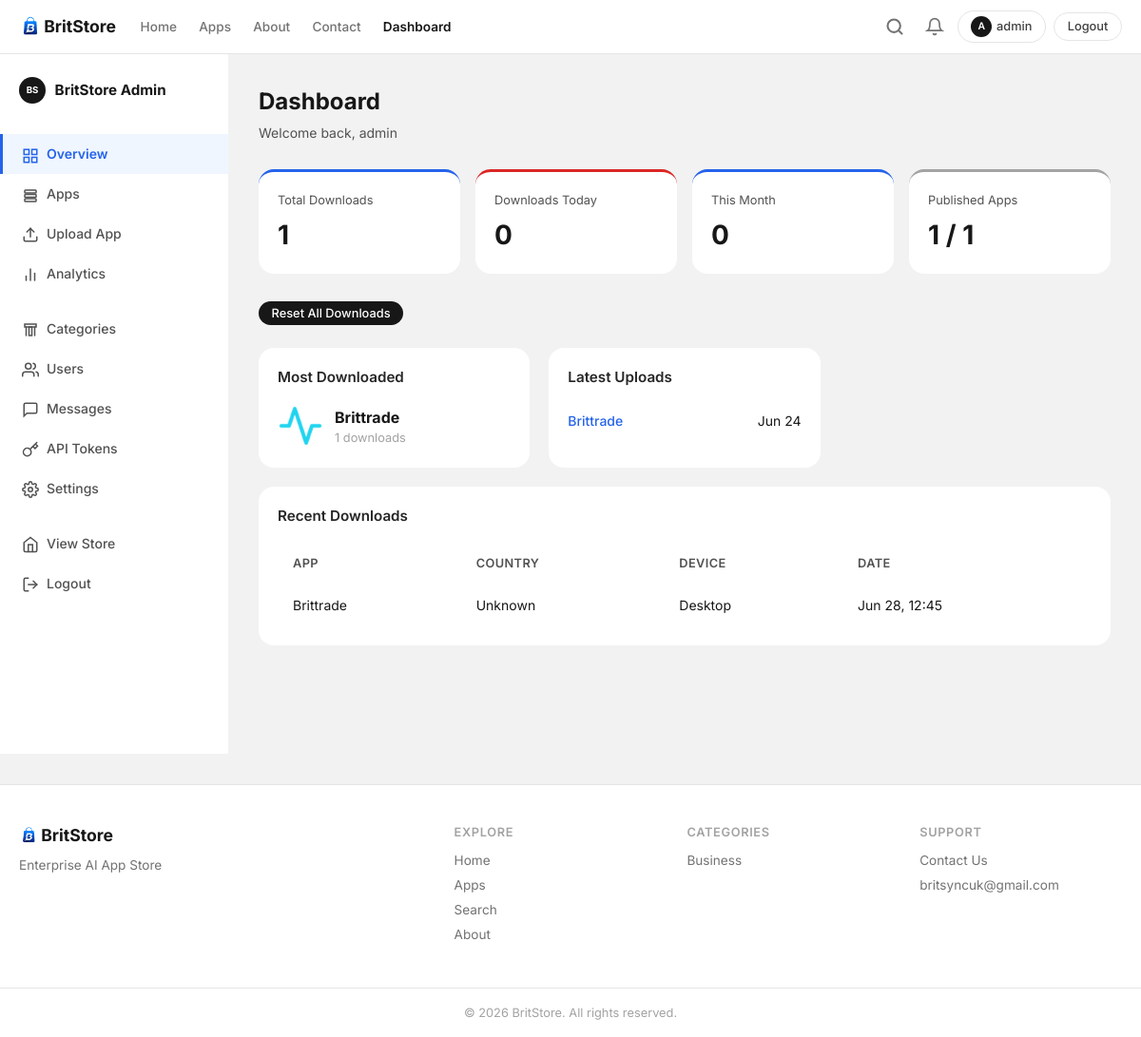
/dashboard/ (signed in), run on an earlier commit of the app's database.
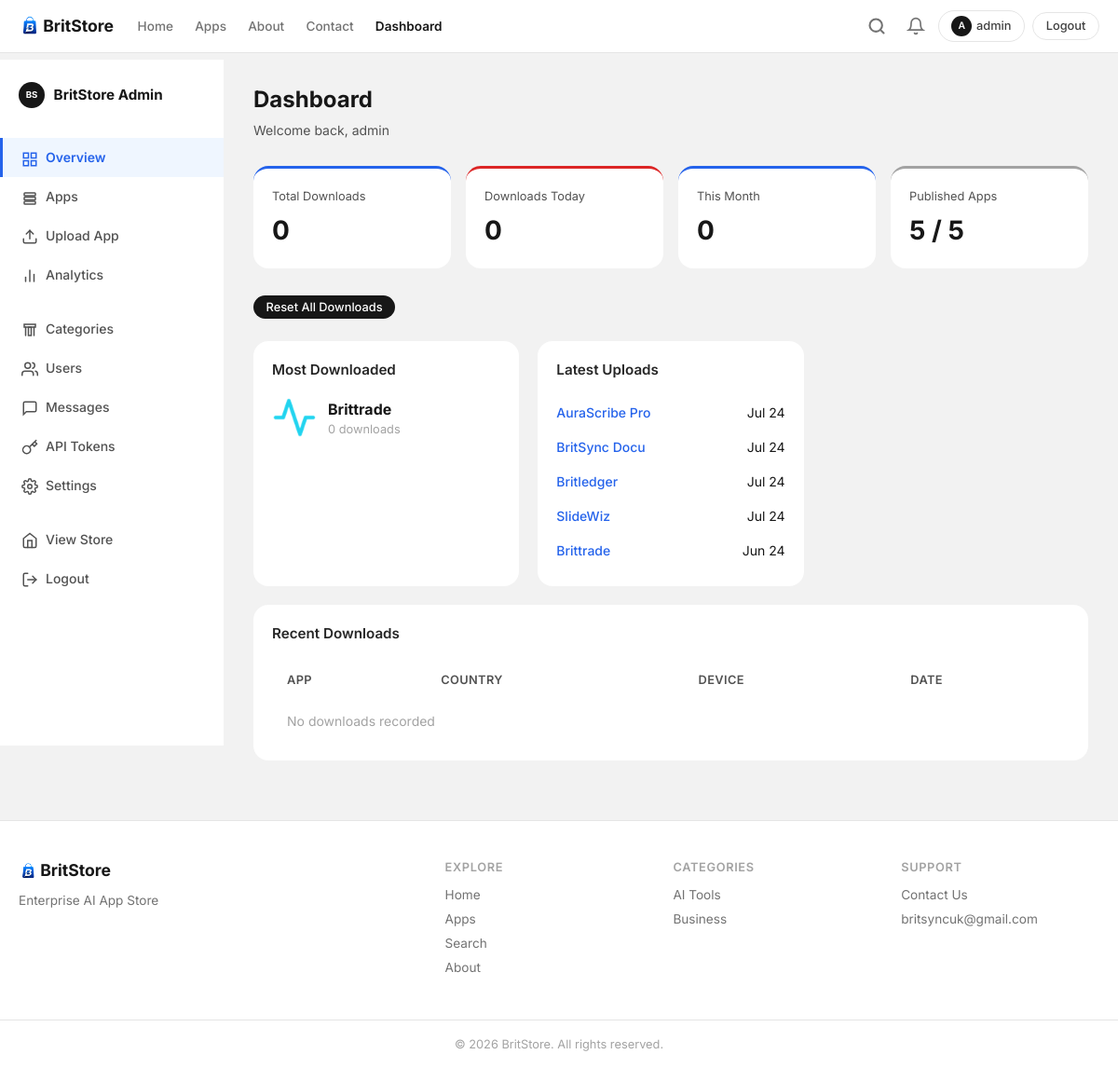
And on a later commit of the database.
### store/models.py (models this page shows, shortened)
class WebsiteSettings(models.Model):
    site_name = models.CharField(max_length=100, default='BritStore')
    tagline = models.CharField(max_length=200, default='Intelligent Apps for the AI Era')
    hero_title = models.CharField(max_length=200, default='Discover BritStore Apps')
    hero_subtitle = models.TextField(
        default='Explore our suite of AI-powered applications built to automate, educate, and innovate.',
    )
    about_title = models.CharField(max_length=200, default='About BritStore')
    about_content = models.TextField(default='')
    mission = models.TextField(default='')
    support_email = models.EmailField(default='britsyncuk@gmail.com')
    updated_at = models.DateTimeField(auto_now=True)
    class Meta:
        verbose_name = 'Website Settings'
        verbose_name_plural = 'Website Settings'
    @classmethod
    def get_solo(cls):
        obj, _ = cls.objects.get_or_create(pk=1)
        return obj

class User(AbstractUser):
    ROLE_SUPER_ADMIN = 'super_admin'
    ROLE_APP_MANAGER = 'app_manager'
    ROLE_NORMAL_USER = 'normal_user'
    ROLE_CHOICES = [
        (ROLE_SUPER_ADMIN, 'Super Admin'),
        (ROLE_APP_MANAGER, 'App Manager'),
        (ROLE_NORMAL_USER, 'Normal User'),
    ]
    role = models.CharField(max_length=20, choices=ROLE_CHOICES, default=ROLE_NORMAL_USER)
    is_fingerprint_user = models.BooleanField(default=False)
    has_upgraded = models.BooleanField(default=False)
    class Meta:
        ordering = ['username']
    @property
    def is_super_admin(self):
        return self.role == self.ROLE_SUPER_ADMIN or self.is_superuser
    @property
    def can_access_dashboard(self):
        return self.is_super_admin or self.is_app_manager or self.is_staff
    @property
    def avatar_letter(self):
        return self.username[0].upper() if self.username else '?'

class App(models.Model):
    AGE_ALL = 'all'
    AGE_12 = '12+'
    AGE_16 = '16+'
    AGE_18 = '18+'
    AGE_CHOICES = [
        (AGE_ALL, 'All Ages'),
        (AGE_12, '12+'),
        (AGE_16, '16+'),
        (AGE_18, '18+'),
    ]
    PRICE_FREE = 'free'
    PRICE_PAID = 'paid'
    PRICE_CHOICES = [
        (PRICE_FREE, 'Free'),
        (PRICE_PAID, 'Paid'),
    ]
    CURRENCY_CHOICES = [
        ('USD', 'USD — US Dollar'),
        ('PKR', 'PKR — Pakistani Rupee'),
        ('EUR', 'EUR — Euro'),
        ('GBP', 'GBP — British Pound'),
        ('INR', 'INR — Indian Rupee'),
        ('AED', 'AED — UAE Dirham'),
        ('SAR', 'SAR — Saudi Riyal'),
    ]
    name = models.CharField(max_length=200)
    slug = models.SlugField(max_length=220, unique=True, blank=True)
    short_description = models.CharField(max_length=300, blank=True, default='')
    full_description = models.TextField(blank=True, default='')
    category = models.ForeignKey(Category, on_delete=models.PROTECT, related_name='apps', null=True, blank=True)
    version = models.CharField(max_length=50)
    package_name = models.CharField(max_length=200, unique=True, db_index=True)
    apk_file = models.FileField(upload_to=app_apk_path, blank=True, default='')
    icon = models.ImageField(upload_to=app_icon_path, blank=True, default='')
    file_size = models.PositiveBigIntegerField(default=0, help_text='Size in bytes')
    android_version = models.CharField(max_length=50, default='Android 8+')
    release_notes = models.TextField(blank=True)
    download_count = models.PositiveIntegerField(default=0)
    featured = models.BooleanField(default=False)
    published = models.BooleanField(default=False)
    uploaded_by = models.ForeignKey(
        User, on_delete=models.SET_NULL, null=True, blank=True, related_name='uploaded_apps',
    )
    age_rating = models.CharField(max_length=4, choices=AGE_CHOICES, default=AGE_ALL)
    price_type = models.CharField(max_length=4, choices=PRICE_CHOICES, default=PRICE_FREE)
    price = models.DecimalField(max_digits=8, decimal_places=2, null=True, blank=True, help_text='Price (only for paid apps)')
    currency = models.CharField(max_length=10, choices=CURRENCY_CHOICES, default='USD', help_text='Currency for paid apps')
    created_at = models.DateTimeField(auto_now_add=True)
    updated_at = models.DateTimeField(auto_now=True)
    class Meta:
        ordering = ['-created_at']

class Download(models.Model):
    app = models.ForeignKey(App, on_delete=models.CASCADE, related_name='downloads')
    user = models.ForeignKey(User, on_delete=models.SET_NULL, null=True, blank=True, related_name='downloads')
    ip_address = models.GenericIPAddressField(null=True, blank=True)
    country = models.CharField(max_length=100, default='Unknown')
    device_type = models.CharField(max_length=50, default='Unknown')
    downloaded_at = models.DateTimeField(auto_now_add=True)
    class Meta:
        ordering = ['-downloaded_at']

class Category(models.Model):
    name = models.CharField(max_length=100, unique=True)
    slug = models.SlugField(max_length=120, unique=True, blank=True)
    description = models.TextField(blank=True)
    icon = models.ImageField(upload_to='category_icons/', blank=True)
    icon_emoji = models.CharField(max_length=10, blank=True, help_text='Fallback emoji if no icon image')
    created_at = models.DateTimeField(auto_now_add=True)
    class Meta:
        verbose_name_plural = 'Categories'
        ordering = ['name']

### store/views.py (the view)
# urls.py: path('dashboard/', views.dashboard_home, name='dashboard_home'),
@dashboard_required
def dashboard_home(request):
    now = timezone.now()
    today_start = now.replace(hour=0, minute=0, second=0, microsecond=0)
    month_start = now.replace(day=1, hour=0, minute=0, second=0, microsecond=0)
    week_ago = now - timedelta(days=7)
    downloads_qs = Download.objects.all()
    apps_qs = App.objects.all()
    total_downloads = downloads_qs.count()
    downloads_today = downloads_qs.filter(downloaded_at__gte=today_start).count()
    downloads_month = downloads_qs.filter(downloaded_at__gte=month_start).count()
    most_downloaded = apps_qs.order_by('-download_count').first()
    latest_uploads = apps_qs.order_by('-created_at')[:5]
    recent_downloads = downloads_qs.select_related('app')[:10]
    recent_versions = AppVersion.objects.filter(created_at__gte=week_ago).select_related('app')[:5]
    unread_messages = ContactMessage.objects.filter(is_read=False)[:5]
    return render(request, 'admin_dashboard.html', {
        'total_downloads': total_downloads,
        'downloads_today': downloads_today,
        'downloads_month': downloads_month,
        'most_downloaded': most_downloaded,
        'latest_uploads': latest_uploads,
        'recent_downloads': recent_downloads,
        'recent_versions': recent_versions,
        'unread_messages': unread_messages,
        'total_apps': apps_qs.count(),
        'published_apps': apps_qs.filter(published=True).count(),
    })

### templates/admin_dashboard.html (shortened to what this page needs)
{% extends 'base.html' %}
{% load static %}
{% block extra_css %}
<link rel="stylesheet" href="{% static 'css/dashboard.css' %}">
{% endblock %}
{% block content %}
<div class="dashboard-layout">
    {% include 'dashboard/sidebar.html' %}
    <div class="dashboard-main">
        <div class="dashboard-header">
            <h1>Dashboard</h1>
            <p>Welcome back, {{ user.username }}</p>
        </div>
        <div class="stats-grid">
            <div class="stat-card stat-blue">
                <span class="stat-label">Total Downloads</span>
                <span class="stat-value">{{ total_downloads }}</span>
            </div>
            <div class="stat-card stat-red">
                <span class="stat-label">Downloads Today</span>
                <span class="stat-value">{{ downloads_today }}</span>
            </div>
            <div class="stat-card stat-blue">
                <span class="stat-label">This Month</span>
                <span class="stat-value">{{ downloads_month }}</span>
            </div>
            <div class="stat-card stat-neutral">
                <span class="stat-label">Published Apps</span>
                <span class="stat-value">{{ published_apps }} / {{ total_apps }}</span>
            </div>
        </div>
        {% if user.is_super_admin %}
        <form method="post" action="{% url 'dashboard_reset_all_downloads' %}" style="margin-bottom:1.5rem" onsubmit="return confirm('Reset ALL download counts to 0? This deletes every download record and cannot be undone.')">
            <button type="submit" class="btn btn-danger btn-sm">Reset All Downloads</button>
        </form>
        {% endif %}
        <div class="dashboard-grid">
            <div class="dashboard-card">
                <h3>Most Downloaded</h3>
                {% if most_downloaded %}
                <div class="top-app">
                    {% if most_downloaded.icon %}
                    <img src="{{ most_downloaded.icon.url }}" alt="">
                    {% endif %}
                    <div>
                        <strong>{{ most_downloaded.name }}</strong>
                        <span>{{ most_downloaded.download_count }} downloads</span>
                    </div>
                </div>
                {% else %}
                <p class="text-muted">No downloads yet</p>
                {% endif %}
            </div>
            <div class="dashboard-card">
                <h3>Latest Uploads</h3>
                <ul class="dash-list">
                    {% for app in latest_uploads %}
                    <li>
                        <a href="{% url 'dashboard_edit_app' app.slug %}">{{ app.name }}</a>
                        <span>{{ app.created_at|date:"M d" }}</span>
                    </li>
                    {% empty %}
                    <li class="text-muted">No apps uploaded yet</li>
                    {% endfor %}
                </ul>
            </div>
            <div class="dashboard-card full-width">
                <h3>Recent Downloads</h3>
                <div class="table-responsive">
                    <table class="dash-table">
                        <thead>
                            <tr><th>App</th><th>Country</th><th>Device</th><th>Date</th></tr>
                        </thead>
                        <tbody>
                            {% for dl in recent_downloads %}
                            <tr>
                                <td>{{ dl.app.name }}</td>
                                <td>{{ dl.country }}</td>
                                <td>{{ dl.device_type }}</td>
                                <td>{{ dl.downloaded_at|date:"M d, H:i" }}</td>
                            </tr>
                            {% empty %}
                            <tr><td colspan="4" class="text-muted">No downloads recorded</td></tr>
                            {% endfor %}
                        </tbody>
                    </table>
                </div>
            </div>
        </div>
    </div>
</div>
{% endblock %}

### templates/base.html (shortened to what this page needs)
{% load static %}
<!DOCTYPE html>
<html lang="en">
<head>
    <link rel="stylesheet" href="{% static 'css/style.css' %}?v=2">
    {% block extra_css %}{% endblock %}
</head>
<body>
    <header class="site-header">
        <div class="container header-inner">
            <a href="{% url 'home' %}" class="logo" style="gap:.35rem">
                <img src="{% static 'images/logo.png' %}" alt="{{ site_settings.site_name }}" style="height:28px;width:auto;border-radius:4px">
                <span class="logo-text">{{ site_settings.site_name }}</span>
            </a>
            <nav class="main-nav" id="mainNav">
                <a href="{% url 'home' %}" {% if request.path == '/' %}class="active"{% endif %}>Home</a>
                <a href="{% url 'downloads' %}" {% if '/downloads' in request.path %}class="active"{% endif %}>Apps</a>
                <a href="{% url 'about' %}" {% if '/about' in request.path %}class="active"{% endif %}>About</a>
                <a href="{% url 'contact' %}" {% if '/contact' in request.path %}class="active"{% endif %}>Contact</a>
                {% if user.is_authenticated and user.can_access_dashboard %}
                <a href="{% url 'dashboard_home' %}" class="nav-dashboard">Dashboard</a>
                {% endif %}
            </nav>
            <div class="header-actions">
                <div class="search-inline-wrap" id="searchInline">
                    <button class="search-inline-toggle" id="searchToggle" onclick="toggleSearch()" aria-label="Search">
                        <svg width="20" height="20" viewBox="0 0 24 24" fill="none" stroke="currentColor" stroke-width="2.5" stroke-linecap="round"><circle cx="11" cy="11" r="8"/><line x1="21" y1="21" x2="16.65" y2="16.65"/></svg>
                    </button>
                </div>
                {% if user.is_authenticated %}
                {% if user.can_access_dashboard %}
                <div class="notification-bell-wrap">
                    <button class="notification-bell" onclick="toggleNotif(event)" title="Notifications">
                        <svg width="20" height="20" viewBox="0 0 24 24" fill="none" stroke="currentColor" stroke-width="2" stroke-linecap="round"><path d="M18 8A6 6 0 0 0 6 8c0 7-3 9-3 9h18s-3-2-3-9"/><path d="M13.73 21a2 2 0 0 1-3.46 0"/></svg>
                    </button>
                </div>
                {% endif %}
                <a href="{% url 'profile' %}" class="btn btn-outline btn-sm" style="gap:.3rem">
                    <span style="display:inline-flex;align-items:center;justify-content:center;width:22px;height:22px;border-radius:50%;background:var(--gray-900);color:#fff;font-size:.65rem;font-weight:600">{{ user.avatar_letter }}</span>
                    {{ user.username }}
                </a>
                <a href="{% url 'logout' %}" class="btn btn-outline btn-sm" onclick="return confirm('Are you sure you want to logout?')">Logout</a>
                {% else %}
                <a href="{% url 'login' %}" class="btn btn-primary btn-sm">Login</a>
                <a href="{% url 'signup' %}" class="btn btn-outline btn-sm">Sign Up</a>
                {% endif %}
            </div>
        </div>
    </header>
    <main>
        {% block content %}{% endblock %}
    </main>
    <footer class="site-footer">
        <div class="container footer-grid">
            <div class="footer-brand">
                <div class="logo" style="gap:.35rem">
                    <img src="{% static 'images/logo.png' %}" alt="{{ site_settings.site_name }}" style="height:24px;width:auto;border-radius:4px">
                    <span class="logo-text">{{ site_settings.site_name }}</span>
                </div>
                <p>{{ site_settings.tagline }}</p>
            </div>
            <div class="footer-links">
                <h4>Explore</h4>
                <a href="{% url 'home' %}">Home</a>
                <a href="{% url 'downloads' %}">Apps</a>
                <a href="{% url 'search' %}">Search</a>
                <a href="{% url 'about' %}">About</a>
            </div>
            <div class="footer-links">
                <h4>Categories</h4>
                {% for cat in nav_categories|slice:":5" %}
                <a href="{% url 'category' cat.slug %}">{{ cat.name }}</a>
                {% empty %}
                <span class="text-muted">No categories yet</span>
                {% endfor %}
            </div>
            <div class="footer-links">
                <h4>Support</h4>
                <a href="{% url 'contact' %}">Contact Us</a>
                <a href="mailto:{{ site_settings.support_email }}">{{ site_settings.support_email }}</a>
            </div>
        </div>
        <div class="footer-bottom">
            <div class="container">
                <p>&copy; {% now "Y" %} {{ site_settings.site_name }}. All rights reserved.</p>
            </div>
        </div>
    </footer>
</body>
</html>

What changed in the data, as far as the page shows it:
removed Download: app.name "Brittrade", country "Unknown", device_type "Desktop", downloaded_at "Jun 28, 12:45"
changed App "Brittrade": download_count "1" → "0"
added App: name "AuraScribe Pro", created_at "Jul 24"
added App: name "BritSync Docu", created_at "Jul 24"
added App: name "Britledger", created_at "Jul 24"
added App: name "SlideWiz", created_at "Jul 24"
now on this page (row unchanged): Category: name "AI Tools"
Also different on the page:
{{ total_downloads }}: "1" → "0"
{{ published_apps }}: "1" → "5"
{{ total_apps }}: "1" → "5"
text now shown: "No downloads recorded"
